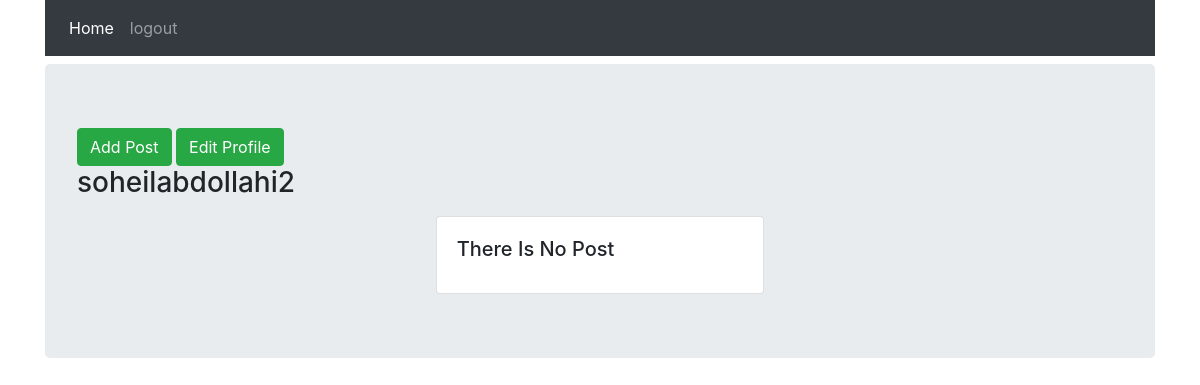
/account/dashboard/2/ (signed in), run on an earlier commit of the app's database.
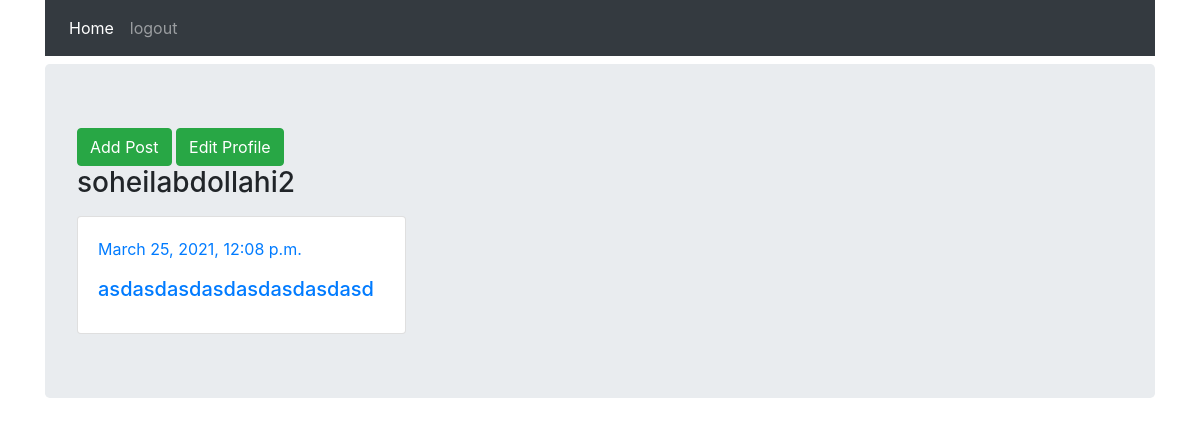
And on a later commit of the database.
### posts/models.py (models this page shows, shortened)
class Post(models.Model):
    user = models.ForeignKey(User,on_delete=models.CASCADE)
    body = models.TextField(max_length=500)
    slug = models.SlugField(max_length=200)
    created = models.DateTimeField(auto_now_add=True)
    def get_absolute_url(self):
        return reverse('posts:post_detail', args=[self.created.year, self.created.month, self.created.day, self.slug])

### account/views.py (the view)
# urls.py: path('dashboard/<int:user_id>/', views.user_dashboard, name='dashboard'),
@login_required
def user_dashboard(request,user_id):
    user = get_object_or_404(User,id = user_id)
    posts = Post.objects.filter(user=user)
    is_following = False
    relation = Relaiton.objects.filter(from_user=request.user,to_user=user)
    if relation.exists():
        is_following = True
    self_dash = False
    if request.user.id == user_id:
        self_dash = True
    return render(request,'account/dashboard.html',{'user':user,'posts':posts,'self_dash':self_dash,'is_following':is_following})

### account/templates/account/dashboard.html (shortened to what this page needs)
{% extends 'base.html' %}
{% load static %}
{% block content %}
    {% if self_dash %}
        <a class="btn btn-success" href="{% url 'posts:add_post' request.user.id %}">Add Post</a>
        <a class="btn btn-success" href="{% url 'account:edit_profile' request.user.id %}">Edit Profile</a>
    {% endif %}
    <h3>{{ user.username }}</h3>
    <div class="row">
        {% for post in posts %}
        <div class="col-4">
            <a href="{{ post.get_absolute_url }}">
                <div class="card">
                    <div class="card-body">
                        <p class="card-text">{{ post.created }}</p>
                        <h5 class="card-title">{{ post.body }}</h5>
                    </div>
                </div>
            </a>
        </div>
        {% empty %}
        <div class="col-4 mx-auto">
            <div class="card">
                <div class="card-body">
                    <h5 class="card-title">There Is No Post</h5>
                </div>
            </div>
        </div>
        {% endfor %}
    </div>
{% endblock %}

What changed in the data, as far as the page shows it:
added Post: created "March 25, 2021, 12:08 p.m.", body "asdasdasdasdasdasdasdasd"
Also different on the page:
text no longer shown: "There Is No Post"
